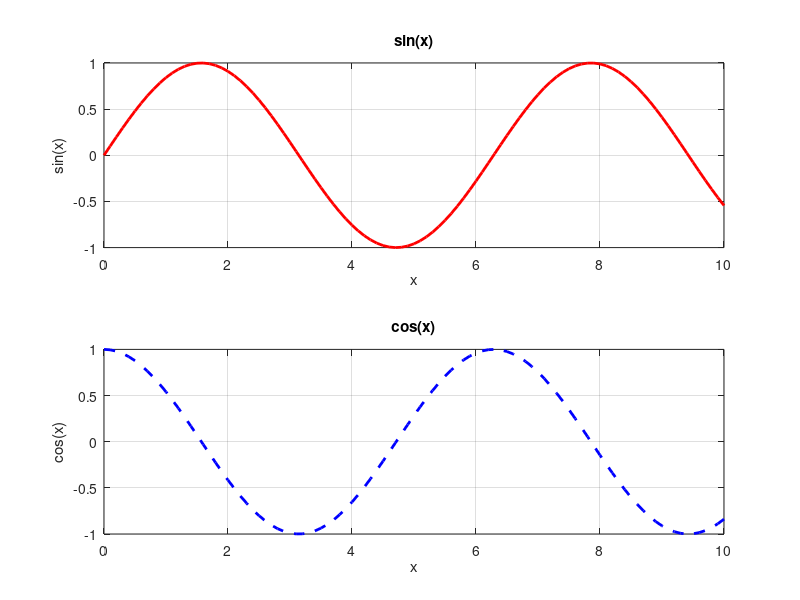

Write MATLAB code to recreate this figure. (Note: this script raises an error after producing the figure.)
%% MATLAB Roadmap: Clean Display Version
clc

%% Step 1: Interface & Command Basics
fprintf('==================== Step 1: Basics ====================\n');
a = 5;             
b = 10;
c = a + b;         
fprintf('c = %d\n', c)

clear a;           
save data.mat b;   
load data.mat;     
fprintf('Variables saved and loaded.\n\n');

%% Step 2: Vector & Matrix Operations
fprintf('================ Step 2: Vectors & Matrices ================\n');
v = [1 2 3 4];     
M = [1 2; 3 4];    

fprintf('v = [%s]\n', num2str(v))
fprintf('v(2) = %d\n', v(2))
fprintf('M =\n'); disp(M)
fprintf('M(2,1) = %d\n', M(2,1))

v2 = v .* 2;       
M2 = M * [5;6];    
fprintf('v2 = [%s]\n', num2str(v2))
fprintf('M2 = [%s]\n\n', num2str(M2.'))

%% Step 3: Visualization
x = 0:0.1:10;      % make sure x is a row vector
y1 = sin(x);       
y2 = cos(x);

figure('Name','Sin & Cos Plots','NumberTitle','off')
subplot(2,1,1)
plot(x,y1,'r','LineWidth',2)
grid on
title('sin(x)')
xlabel('x'), ylabel('sin(x)')

subplot(2,1,2)
plot(x,y2,'b--','LineWidth',2)
grid on
title('cos(x)')
xlabel('x'), ylabel('cos(x)')

disp('Press any key to continue to the next step...')
pause


%% Step 4: Calculus Tools
fprintf('=================== Step 4: Calculus ====================\n');
syms x_sym
df = diff(sin(x_sym),x_sym);        
int_val = int(exp(-x_sym^2),x_sym); 

fprintf('Derivative of sin(x) = %s\n', char(df))
fprintf('Symbolic integral of exp(-x^2) = %s\n', char(int_val))

% Numerical integration
x = 0:0.1:5;
y = exp(-x.^2);
area_num = trapz(x,y);              
fprintf('Numerical area = %.4f\n\n', area_num)

%% Step 5: ODE Solving
fprintf('==================== Step 5: ODE Solving ==================\n');
f = @(t,y) -2*y;
[t,y] = ode45(f,[0 5],1);
fprintf('ODE solved: dy/dt = -2y (see figure)\n\n');

figure
plot(t,y,'LineWidth',2)
xlabel('t'), ylabel('y')
title('dy/dt = -2y')

%% Step 6: Simulation & Animation
fprintf('==================== Step 6: Simulation & Animation ==================\n');
disp('Pendulum animation starting...')
disp('Press any key to start animation...')
pause  % Wait until user presses a key

figure('Name','Pendulum','NumberTitle','off') 

for k = 1:length(theta)
    x_p = L*sin(theta(k));
    y_p = -L*cos(theta(k));
    
    plot([0 x_p], [0 y_p], 'o-', 'LineWidth', 2)
    axis equal
    axis([-1.5 1.5 -1.5 0.5])
    title('Pendulum Animation')
    drawnow
    pause(0.05)
end

